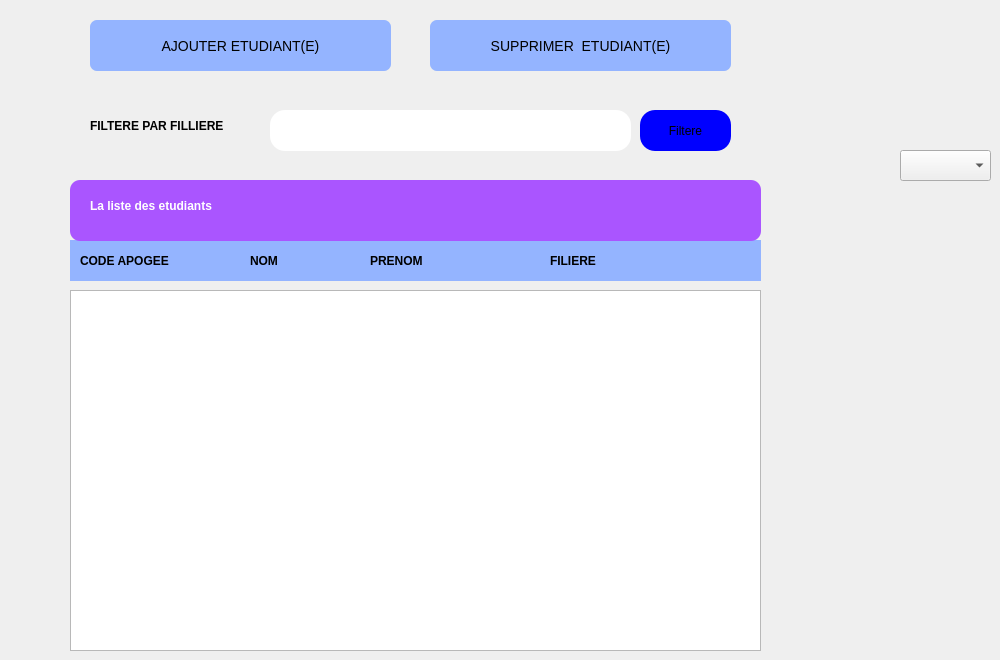
      <widget class="QWidget" name="page_10">
       <widget class="QTableView" name="masterView_2">
        <property name="geometry">
         <rect>
          <x>70</x>
          <y>290</y>
          <width>691</width>
          <height>361</height>
         </rect>
        </property>
       </widget>
       <widget class="QComboBox" name="filterComboBox_3">
        <property name="geometry">
         <rect>
          <x>900</x>
          <y>150</y>
          <width>91</width>
          <height>31</height>
         </rect>
        </property>
       </widget>
       <widget class="QLabel" name="label_248">
        <property name="geometry">
         <rect>
          <x>70</x>
          <y>240</y>
          <width>691</width>
          <height>41</height>
         </rect>
        </property>
        <property name="styleSheet">
         <string notr="true">*{
background-color: rgb(148, 180, 255);

}
</string>
        </property>
        <property name="text">
         <string/>
        </property>
       </widget>
       <widget class="QLabel" name="label_249">
        <property name="geometry">
         <rect>
          <x>70</x>
          <y>180</y>
          <width>691</width>
          <height>61</height>
         </rect>
        </property>
        <property name="styleSheet">
         <string notr="true">*
{
border-radius:10px;
	background-color: rgb(170, 85, 255);
}</string>
        </property>
        <property name="text">
         <string/>
        </property>
       </widget>
       <widget class="QPushButton" name="supBtn_2">
        <property name="geometry">
         <rect>
          <x>430</x>
          <y>20</y>
          <width>301</width>
          <height>51</height>
         </rect>
        </property>
        <property name="styleSheet">
         <string notr="true">*{
 width: 50px;
  height: 50px;
  border-radius: 7%; /* Sets all corners to 50% curvature, creating a circle */
color:black;
 background-color: rgb(148, 180, 255);
  color: #fff;
  text-align: center;
  line-height: 50px;
  border: none;
  cursor: pointer;
	font: 8pt &quot;Andalus&quot;;
font-size:14px;
color:black;

}</string>
        </property>
        <property name="text">
         <string>SUPPRIMER  ETUDIANT(E)</string>
        </property>
       </widget>
       <widget class="QLabel" name="label_253">
        <property name="geometry">
         <rect>
          <x>250</x>
          <y>240</y>
          <width>111</width>
          <height>41</height>
         </rect>
        </property>
        <property name="styleSheet">
         <string notr="true">*{
font-weight: bold;
	
	color:black;
	font: 63 12pt &quot;Yu Gothic UI Semibold&quot;;
}</string>
        </property>
        <property name="text">
         <string>NOM</string>
        </property>
       </widget>
       <widget class="QLabel" name="label_250">
        <property name="geometry">
         <rect>
          <x>90</x>
          <y>190</y>
          <width>211</width>
          <height>31</height>
         </rect>
        </property>
        <property name="styleSheet">
         <string notr="true">*{
font-weight: bold;
	
	color:white;
	font: 63 16pt &quot;Yu Gothic UI Semibold&quot;;
}</string>
        </property>
        <property name="text">
         <string>La liste des etudiants</string>
        </property>
       </widget>
       <widget class="QLabel" name="label_252">
        <property name="geometry">
         <rect>
          <x>310</x>
          <y>190</y>
          <width>101</width>
          <height>41</height>
         </rect>
        </property>
        <property name="styleSheet">
         <string notr="true">image: url(:/assets/icons8-prof-64.png);</string>
        </property>
        <property name="text">
         <string/>
        </property>
       </widget>
       <widget class="QPushButton" name="addBtn_4">
        <property name="geometry">
         <rect>
          <x>90</x>
          <y>20</y>
          <width>301</width>
          <height>51</height>
         </rect>
        </property>
        <property name="styleSheet">
         <string notr="true">*{
 width: 50px;
  height: 50px;
  border-radius: 7%; /* Sets all corners to 50% curvature, creating a circle */
color:black;
 background-color: rgb(148, 180, 255);
  color: #fff;
  text-align: center;
  line-height: 50px;
  border: none;
  cursor: pointer;
	font: 8pt &quot;Andalus&quot;;
font-size:14px;
color:black;

}</string>
        </property>
        <property name="text">
         <string>AJOUTER ETUDIANT(E)</string>
        </property>
       </widget>
       <widget class="QLabel" name="label_438">
        <property name="geometry">
         <rect>
          <x>80</x>
          <y>240</y>
          <width>111</width>
          <height>41</height>
         </rect>
        </property>
        <property name="styleSheet">
         <string notr="true">*{
font-weight: bold;
	
	color:black;
	font: 63 12pt &quot;Yu Gothic UI Semibold&quot;;
}</string>
        </property>
        <property name="text">
         <string>CODE APOGEE</string>
        </property>
       </widget>
       <widget class="QLabel" name="label_251">
        <property name="geometry">
         <rect>
          <x>370</x>
          <y>240</y>
          <width>141</width>
          <height>41</height>
         </rect>
        </property>
        <property name="styleSheet">
         <string notr="true">*{
font-weight: bold;
	
	color:black;
	font: 63 12pt &quot;Yu Gothic UI Semibold&quot;;
}</string>
        </property>
        <property name="text">
         <string>PRENOM</string>
        </property>
       </widget>
       <widget class="QLabel" name="label_247">
        <property name="geometry">
         <rect>
          <x>550</x>
          <y>240</y>
          <width>221</width>
          <height>41</height>
         </rect>
        </property>
        <property name="styleSheet">
         <string notr="true">*{
font-weight: bold;
	
	color:black;
	font: 63 12pt &quot;Yu Gothic UI Semibold&quot;;
}</string>
        </property>
        <property name="text">
         <string>FILIERE</string>
        </property>
       </widget>
       <widget class="QLabel" name="label_210">
        <property name="geometry">
         <rect>
          <x>90</x>
          <y>110</y>
          <width>161</width>
          <height>31</height>
         </rect>
        </property>
        <property name="styleSheet">
         <string notr="true">*{
font-weight: bold;
	
	color:black;
	font: 63 12pt &quot;Yu Gothic UI Semibold&quot;;
}</string>
        </property>
        <property name="text">
         <string>FILTERE PAR FILLIERE</string>
        </property>
       </widget>
       <widget class="QPushButton" name="pushfiltre">
        <property name="geometry">
         <rect>
          <x>640</x>
          <y>110</y>
          <width>91</width>
          <height>41</height>
         </rect>
        </property>
        <property name="styleSheet">
         <string notr="true">*{
border-radius:15px;
	background-color: rgb(0, 0, 255);
}</string>
        </property>
        <property name="text">
         <string>Filtere</string>
        </property>
       </widget>
       <widget class="QLineEdit" name="inputFilter">
        <property name="geometry">
         <rect>
          <x>270</x>
          <y>110</y>
          <width>361</width>
          <height>41</height>
         </rect>
        </property>
        <property name="styleSheet">
         <string notr="true">*{
border-radius:15px;
}</string>
        </property>
       </widget>
      </widget>
